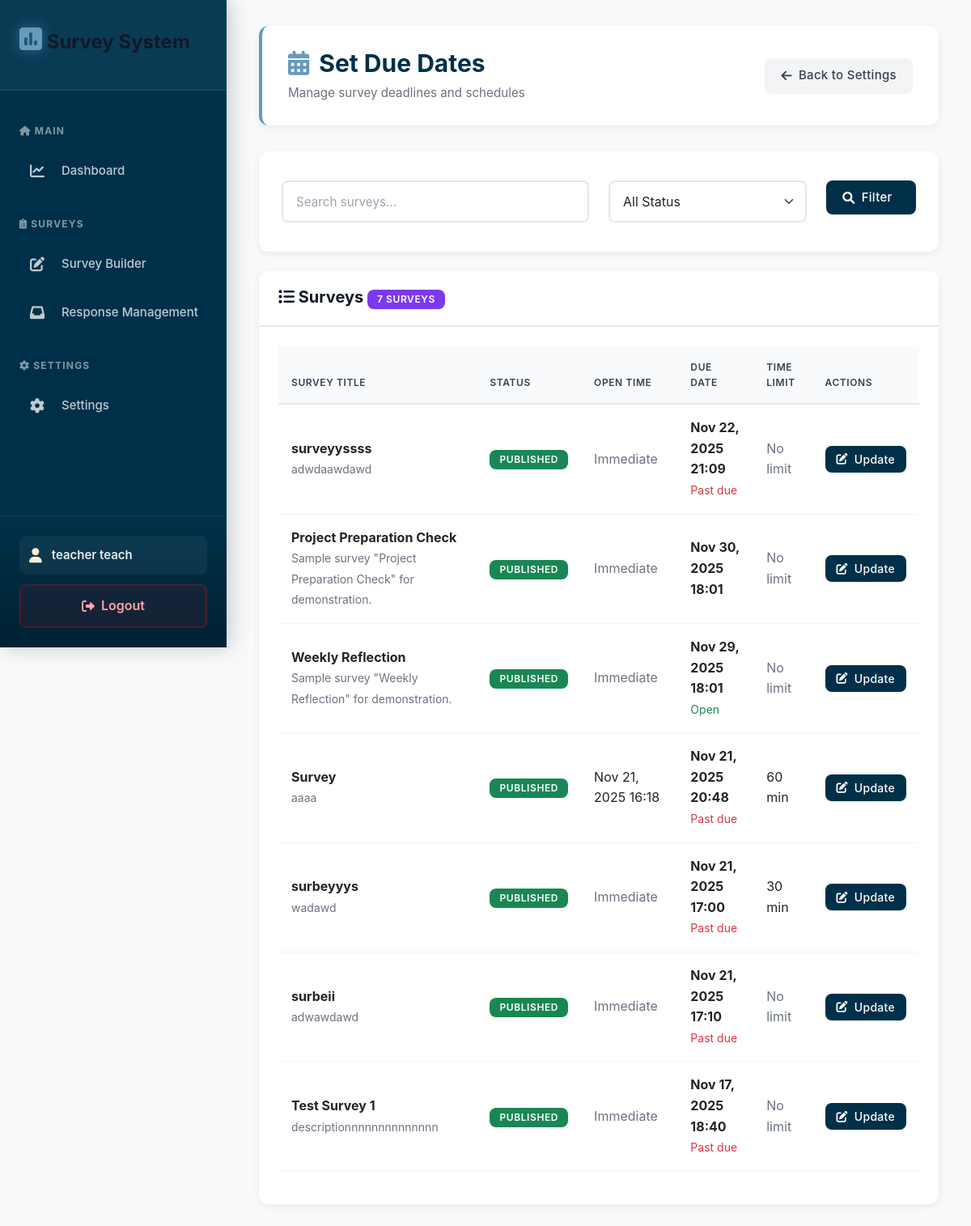
Screenshot of /teacher/settings/due-dates/ (signed in) with the database file from the repository.
### myapp/models.py (models this page shows, shortened)
class Survey(models.Model):
    title = models.CharField(max_length=200)
    description = models.TextField(blank=True)
    created_by = models.ForeignKey(User, on_delete=models.CASCADE, related_name='created_surveys')
    assigned_sections = models.ManyToManyField(Section, related_name='surveys')
    is_active = models.BooleanField(default=True)
    is_published = models.BooleanField(default=False, help_text='Surveys remain hidden from students until published.')
    open_time = models.DateTimeField(null=True, blank=True, help_text="Time when the survey opens for students. If not set, survey opens immediately when published.")
    due_date = models.DateTimeField()
    is_archived = models.BooleanField(default=False, help_text='Archived surveys are hidden from students until restored.')
    time_limit_minutes = models.PositiveIntegerField(
        null=True,
        blank=True,
        help_text='Optional time limit (in minutes) for completing the survey.'
    )
    created_at = models.DateTimeField(auto_now_add=True)
    updated_at = models.DateTimeField(auto_now=True)
    @property
    def is_open(self):
        if not self.is_active or not self.is_published:
            return False
        now = timezone.now()
        due_date = self.due_date
        if timezone.is_naive(due_date):
            from datetime import timezone as dt_timezone
            due_date = due_date.replace(tzinfo=dt_timezone.utc)
        return now <= due_date

### myapp/views.py (the view)
# urls.py: path("teacher/settings/due-dates/", views.set_due_dates, name="set_due_dates"),
@login_required
def set_due_dates(request):
    if not hasattr(request.user, 'profile') or request.user.profile.role != 'teacher':
        messages.error(request, 'Access denied.')
        return redirect('home')
    surveys = Survey.objects.filter(created_by=request.user).order_by('-created_at')
    search_query = request.GET.get('search', '')
    if search_query:
        surveys = surveys.filter(
            Q(title__icontains=search_query) |
            Q(description__icontains=search_query)
        )
    status_filter = request.GET.get('status', '')
    if status_filter == 'published':
        surveys = surveys.filter(is_published=True, is_archived=False)
    elif status_filter == 'unpublished':
        surveys = surveys.filter(is_published=False, is_archived=False)
    elif status_filter == 'archived':
        surveys = surveys.filter(is_archived=True)
    return render(request, 'teacher/set_due_dates.html', {
        'surveys': surveys,
        'search_query': search_query,
        'status_filter': status_filter,
        'current_time': timezone.now(),
    })

### myapp/context_processors.py (called while the page is built)
def teacher_context(request):
    context = {}
    if request.user.is_authenticated and hasattr(request.user, 'profile'):
        if request.user.profile.role == 'teacher':
            context['archived_surveys_count'] = Survey.objects.filter(
                created_by=request.user,
                is_archived=True
            ).count()
    return context

### templates/teacher/set_due_dates.html (shortened to what this page needs)
{% extends 'teacher/teacher_base.html' %}
{% block content %}
<div class="page-header d-flex justify-content-between align-items-center">
    <div>
        <h2><i class="fas fa-calendar-alt"></i> Set Due Dates</h2>
        <p class="text-muted mb-0">Manage survey deadlines and schedules</p>
    </div>
    <a href="{% url 'teacher_settings' %}" class="btn btn-secondary">
        <i class="fas fa-arrow-left"></i> Back to Settings
    </a>
</div>
<div class="card mb-4">
    <div class="card-body">
        <form method="get" class="row g-3">
            <div class="col-md-6">
                <input type="text" name="search" class="form-control" placeholder="Search surveys..." value="{{ search_query }}">
            </div>
            <div class="col-md-4">
                <select name="status" class="form-select">
                    <option value="">All Status</option>
                </select>
            </div>
            <div class="col-md-2">
                <button type="submit" class="btn btn-primary w-100">
                    <i class="fas fa-search"></i> Filter
                </button>
            </div>
        </form>
    </div>
</div>
{% if surveys %}
<div class="card">
    <div class="card-header">
        <h5 class="mb-0">
            <i class="fas fa-list"></i> Surveys
            <span class="badge bg-primary">{{ surveys|length }} survey{{ surveys|length|pluralize }}</span>
        </h5>
    </div>
    <div class="card-body">
        <div class="table-responsive">
            <table class="table table-hover">
                <thead>
                    <tr>
                        <th>Survey Title</th>
                        <th>Status</th>
                        <th>Open Time</th>
                        <th>Due Date</th>
                        <th>Time Limit</th>
                        <th>Actions</th>
                    </tr>
                </thead>
                <tbody>
                    {% for survey in surveys %}
                    <tr>
                        <td>
                            <strong>{{ survey.title }}</strong>
                            {% if survey.description %}
                            <br><small class="text-muted">{{ survey.description|truncatewords:10 }}</small>
                            {% endif %}
                        </td>
                        <td>
                            {% if survey.is_archived %}
                                <span class="badge bg-secondary">Archived</span>
                            {% elif survey.is_published %}
                                <span class="badge bg-success">Published</span>
                            {% else %}
                                <span class="badge bg-warning">Unpublished</span>
                            {% endif %}
                        </td>
                        <td>
                            {% if survey.open_time %}
                                {{ survey.open_time|date:"M d, Y H:i" }}
                            {% else %}
                                <span class="text-muted">Immediate</span>
                            {% endif %}
                        </td>
                        <td>
                            <strong>{{ survey.due_date|date:"M d, Y H:i" }}</strong>
                            {% if survey.due_date < current_time %}
                                <br><small class="text-danger">Past due</small>
                            {% elif survey.is_open %}
                                <br><small class="text-success">Open</small>
                            {% endif %}
                        </td>
                        <td>
                            {% if survey.time_limit_minutes %}
                                {{ survey.time_limit_minutes }} min
                            {% else %}
                                <span class="text-muted">No limit</span>
                            {% endif %}
                        </td>
                        <td>
                            <a href="{% url 'update_survey_due_date' survey.id %}" class="btn btn-sm btn-primary" title="Update Due Date">
                                <i class="fas fa-edit"></i> Update
                            </a>
                        </td>
                    </tr>
                    {% endfor %}
                </tbody>
            </table>
        </div>
    </div>
</div>
{% endif %}
{% endblock %}

### templates/teacher/teacher_base.html (shortened to what this page needs)
<!DOCTYPE html>
<html lang="en">
<head>
    <link href="https://cdn.jsdelivr.net/npm/bootstrap@5.1.3/dist/css/bootstrap.min.css" rel="stylesheet">
    <link href="https://cdnjs.cloudflare.com/ajax/libs/font-awesome/6.0.0/css/all.min.css" rel="stylesheet">
    <link href="{% load static %}{% static 'css/style.css' %}" rel="stylesheet">
</head>
<body>
    <aside class="sidebar" id="sidebar">
        <div class="sidebar-header">
            <h4><i class="fas fa-poll"></i> Survey System</h4>
        </div>
        <ul class="sidebar-menu">
            <div class="sidebar-section-title">
                <i class="fas fa-home"></i> Main
            </div>
            <li>
                <a href="{% url 'teacher_dashboard' %}" class="{% if request.resolver_match.url_name == 'teacher_dashboard' %}active{% endif %}">
                    <i class="fas fa-chart-line"></i>
                    <span>Dashboard</span>
                </a>
            </li>
            <div class="sidebar-section-title">
                <i class="fas fa-clipboard-list"></i> Surveys
            </div>
            <li>
                <a href="{% url 'manage_surveys' %}" class="">
                    <i class="fas fa-edit"></i>
                    <span>Survey Builder</span>
                </a>
            </li>
            <li>
                <a href="{% url 'responses_overview' %}" class="">
                    <i class="fas fa-inbox"></i>
                    <span>Response Management</span>
                </a>
            </li>
            <div class="sidebar-section-title">
                <i class="fas fa-cog"></i> Settings
            </div>
            <li>
                <a href="{% url 'teacher_settings' %}" class="">
                    <i class="fas fa-cog"></i>
                    <span>Settings</span>
                </a>
            </li>
        </ul>
        <div class="sidebar-footer">
            <div class="user-info">
                <i class="fas fa-user"></i>
                <span>{{ user.first_name }} {{ user.last_name }}</span>
            </div>
            <form method="post" action="{% url 'logout' %}" class="d-inline">
                <button type="submit" class="logout-btn">
                    <i class="fas fa-sign-out-alt"></i> Logout
                </button>
            </form>
        </div>
    </aside>
    <main class="main-content">
        {% block content %}
        {% endblock %}
    </main>
    <div class="toast-container position-fixed bottom-0 start-50 translate-middle-x p-3" style="z-index: 1055;">
    </div>
    <script src="{% load static %}{% static 'js/main.js' %}"></script>
</body>
</html>

### static/css/style.css (style rules this page uses)
:root { --primary-50: #f5f3ff; --primary-100: #ede9fe; --primary-200: #ddd6fe; --primary-300: #c4b5fd; --primary-400: #a78bfa; --primary-500: #8b5cf6; --primary-600: #7c3aed; --primary-700: #6d28d9; --primary-800: #5b21b6; --primary-900: #4c1d95; --molten-lava: #780000; --flag-red: #C1121F; --papaya-whip: #FDF0D5; --deep-space-blue: #003049; --steel-blue: #669BBC; --gradient-primary: #003049; --gradient-secondary: #C1121F; --gradient-accent: #669BBC; --gradient-warm: #780000; --gradient-cool: #669BBC; --gray-50: #f9fafb; --gray-100: #f3f4f6; --gray-200: #e5e7eb; --gray-300: #d1d5db; --gray-400: #9ca3af; --gray-500: #6b7280; --gray-600: #4b5563; --gray-700: #374151; --gray-800: #1f2937; --gray-900: #111827; --success: #669BBC; --success-light: #e8f4f8; --warning: #FDF0D5; --warning-light: #fef9ec; --danger: #C1121F; --danger-light: #fce8ea; --info: #003049; --info-light: #e6eef2; --shadow-sm: 0 1px 2px 0 rgba(0, 0, 0, 0.05); --shadow-md: 0 4px 6px -1px rgba(0, 0, 0, 0.1), 0 2px 4px -1px rgba(0, 0, 0, 0.06); --shadow-lg: 0 10px 15px -3px rgba(0, 0, 0, 0.1), 0 4px 6px -2px rgba(0, 0, 0, 0.05); --shadow-xl: 0 20px 25px -5px rgba(0, 0, 0, 0.1), 0 10px 10px -5px rgba(0, 0, 0, 0.04); --transition-fast: 150ms cubic-bezier(0.4, 0, 0.2, 1); --transition-base: 300ms cubic-bezier(0.4, 0, 0.2, 1); --transition-slow: 500ms cubic-bezier(0.4, 0, 0.2, 1); --radius-sm: 0.25rem; --radius-md: 0.5rem; --radius-lg: 0.75rem; --radius-xl: 1rem; }
* { margin: 0; padding: 0; box-sizing: border-box; }
body { font-family: 'Inter', 'Segoe UI', -apple-system, BlinkMacSystemFont, 'Roboto', sans-serif; background: #f8f9fa; color: var(--deep-space-blue); line-height: 1.6; font-size: 16px; -webkit-font-smoothing: antialiased; -moz-osx-font-smoothing: grayscale; }
h1, h2, h3, h4, h5, h6 { font-weight: 700; line-height: 1.2; color: var(--gray-900); margin-bottom: 0.75rem; }
h2 { font-size: 2rem; }
h4 { font-size: 1.5rem; }
h5 { font-size: 1.25rem; }
p { margin-bottom: 1rem; color: var(--gray-600); }
.card { background: white; border: none; border-radius: 12px; box-shadow: 0 2px 8px rgba(0, 48, 73, 0.08); transition: all var(--transition-base); overflow: hidden; margin-bottom: 1rem; }
.card-header { background: white; border-bottom: 2px solid #e5e7eb; padding: 1.25rem 1.5rem; font-weight: 600; color: #003049; }
.card-body { padding: 1.5rem; }
.btn { font-weight: 500; padding: 0.625rem 1.25rem; border-radius: var(--radius-md); transition: all var(--transition-fast); border: none; font-size: 0.9375rem; letter-spacing: 0.02em; display: inline-flex; align-items: center; gap: 0.5rem; box-shadow: var(--shadow-sm); }
.btn-primary { background: #003049; color: white; border: none; }
.btn-secondary { background: var(--gray-100); color: var(--gray-700); }
.btn-sm { padding: 0.375rem 0.875rem; font-size: 0.875rem; }
.table { border-collapse: separate; border-spacing: 0; }
.table th { border-top: none; font-weight: 600; background: var(--gray-50); color: var(--gray-700); text-transform: uppercase; font-size: 0.75rem; letter-spacing: 0.05em; padding: 1rem; border-bottom: 2px solid var(--gray-200); }
.table td { padding: 1rem; vertical-align: middle; border-bottom: 1px solid var(--gray-100); }
.table tbody tr { transition: background-color var(--transition-fast); }
.form-control, .form-select { border: 2px solid #e5e7eb; border-radius: 8px; padding: 0.75rem 1rem; font-size: 1rem; transition: all 0.2s ease; background-color: white; line-height: 1.5; }
.form-control::placeholder { color: #9ca3af; font-size: 0.95rem; }
.badge { font-size: 0.75rem; font-weight: 600; padding: 0.375rem 0.75rem; border-radius: var(--radius-md); text-transform: uppercase; letter-spacing: 0.05em; }
.bg-primary { background-color: var(--primary-600) !important; }
.text-muted { color: var(--gray-500) !important; }
.page-header { background: white; padding: 1.75rem 2rem; border-radius: 12px; box-shadow: 0 2px 8px rgba(0, 48, 73, 0.08); margin-bottom: 2rem; border-left: 4px solid #669BBC; }
.page-header h2 { margin-bottom: 0.5rem; color: #003049; display: flex; align-items: center; gap: 0.75rem; font-weight: 700; }
.page-header h2 i { color: #669BBC; }
.page-header p { margin-bottom: 0; color: #6b7280; font-size: 0.95rem; line-height: 1.5; }
@media (max-width: 1200px) { h2 { font-size: 1.875rem; } }
.g-3 > * { padding: 0.75rem; }

### rows the page displays
Survey: title "surveyyssss", description "adwdaawdawd", is_archived "PUBLISHED", shows "Immediate", due_date "Nov 22, 2025 21:09", shows "Past due", shows "No limit"
Survey: title "Project Preparation Check", description "Sample survey \"Project Preparation Check\" for demonstration.", is_archived "PUBLISHED", shows "Immediate", due_date "Nov 30, 2025 18:01", shows "No limit"
Survey: title "Weekly Reflection", description "Sample survey \"Weekly Reflection\" for demonstration.", is_archived "PUBLISHED", shows "Immediate", due_date "Nov 29, 2025 18:01", is_active "Open", shows "No limit"
Survey: title "Survey", description "aaaa", is_archived "PUBLISHED", open_time "Nov 21, 2025 16:18", due_date "Nov 21, 2025 20:48", shows "Past due", time_limit_minutes "60"
Survey: title "surbeyyys", description "wadawd", is_archived "PUBLISHED", shows "Immediate", due_date "Nov 21, 2025 17:00", shows "Past due", time_limit_minutes "30"
Survey: title "surbeii", description "adwawdawd", is_archived "PUBLISHED", shows "Immediate", due_date "Nov 21, 2025 17:10", shows "Past due", shows "No limit"
Survey: title "Test Survey 1", description "descriptionnnnnnnnnnnnnn", is_archived "PUBLISHED", shows "Immediate", due_date "Nov 17, 2025 18:40", shows "Past due", shows "No limit"

### other values shown
{{ user.first_name }} "teacher"
{{ user.last_name }} "teach"
{{ surveys|length }} "7"
